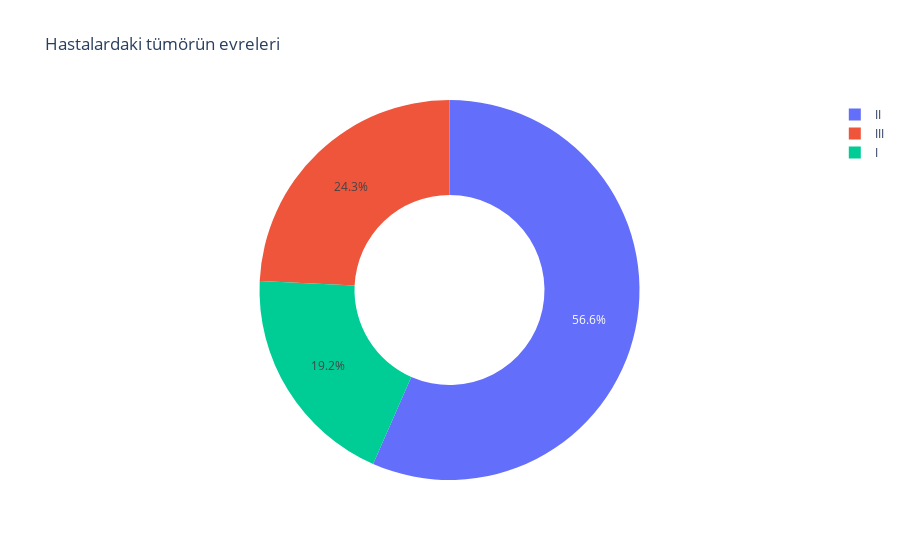

The notebook cell saved with this chart:
### Code cell
stage = data["Tümör_Evre"].value_counts()
transactions = stage.index
quantity= stage.values
figure = px.pie(data, 
             values=quantity,
             names=transactions, hole = 0.5,
             title="Hastalardaki tümörün evreleri" )
figure.show()
data.Tümör_Evre.hist()
plt.show()

### Figure 1 — Plotly figure (JSON) as saved in the notebook; plotly's stock layout.template omitted (floating-point values rounded to 4 significant figures)
{"data": [{"domain": {"x": [0, 1], "y": [0, 1]}, "hole": 0.5, "hovertemplate": "label=%{label}<br>value=%{value}<extra></extra>", "labels": ["II", "III", "I"], "legendgroup": "", "name": "", "showlegend": true, "type": "pie", "values": [189, 81, 64]}], "layout": {"legend": {"tracegroupgap": 0}, "title": {"text": "Hastalardaki tümörün evreleri"}}}
